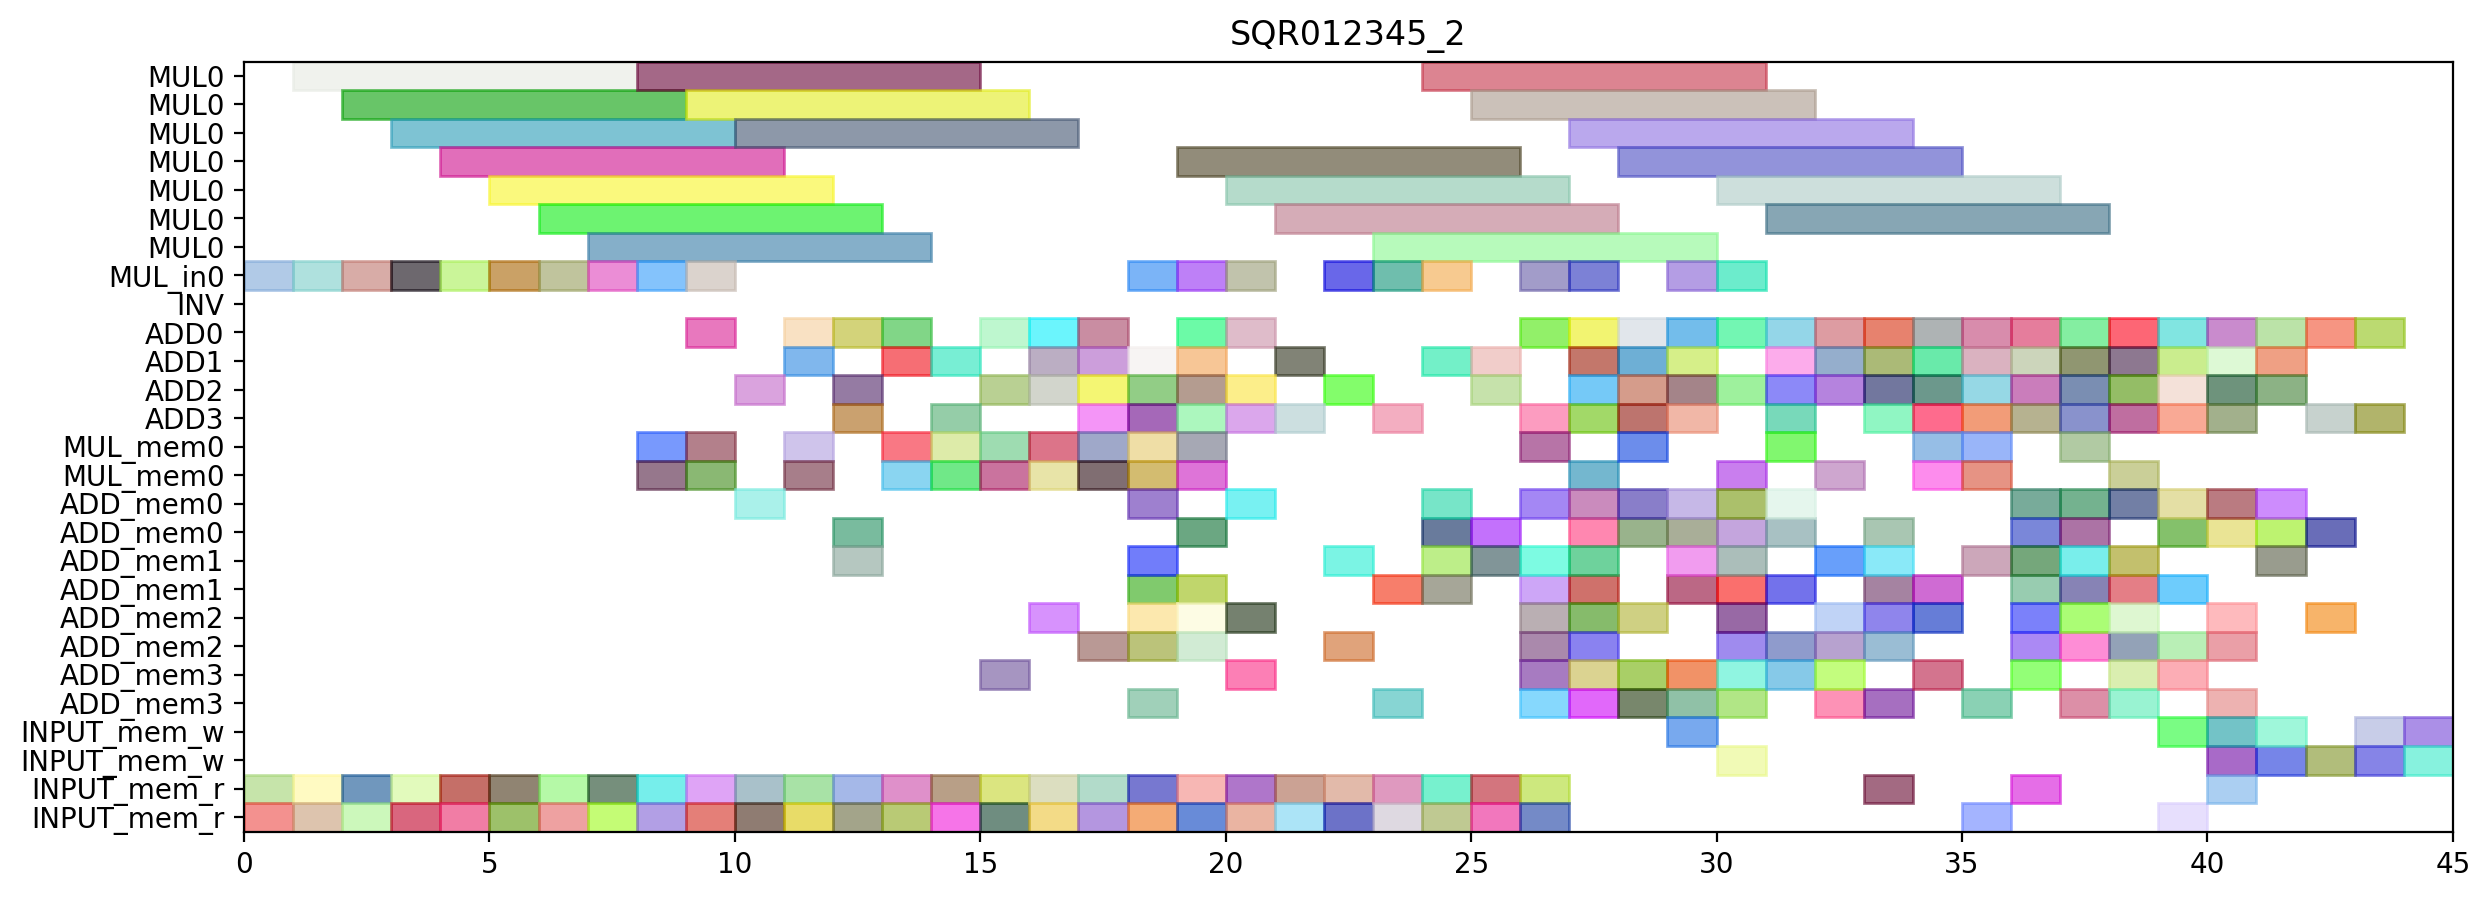

This figure's Python source:
from pyschedule import Scenario, solvers, plotters, alt


def solve():
	horizon = 130
	S = Scenario("SQR012345_2", horizon=horizon)

	# resource
	MUL = S.Resources('MUL', num=1, size=7)
	MUL_in = S.Resources('MUL_in', num=1)
	INV = S.Resource('INV')
	ADD = S.Resources('ADD', num=4, periods=range(1, horizon))
	MUL_mem = S.Resources('MUL_mem', num=1, size=2)
	ADD_mem = S.Resources('ADD_mem', num=4, size=2)
	INPUT_mem_w = S.Resource('INPUT_mem_w', size=2)
	INPUT_mem_r = S.Resource('INPUT_mem_r', size=2)

	# result of previous scheduling
	t7_t1_in = S.Task('t7_t1_in', length=1, delay_cost=1)
	S += t7_t1_in >= 0
	t7_t1_in += MUL_in[0]

	t7_t1_mem0 = S.Task('t7_t1_mem0', length=1, delay_cost=1)
	S += t7_t1_mem0 >= 0
	t7_t1_mem0 += INPUT_mem_r

	t7_t1_mem1 = S.Task('t7_t1_mem1', length=1, delay_cost=1)
	S += t7_t1_mem1 >= 0
	t7_t1_mem1 += INPUT_mem_r

	t7_t0_in = S.Task('t7_t0_in', length=1, delay_cost=1)
	S += t7_t0_in >= 1
	t7_t0_in += MUL_in[0]

	t7_t0_mem0 = S.Task('t7_t0_mem0', length=1, delay_cost=1)
	S += t7_t0_mem0 >= 1
	t7_t0_mem0 += INPUT_mem_r

	t7_t0_mem1 = S.Task('t7_t0_mem1', length=1, delay_cost=1)
	S += t7_t0_mem1 >= 1
	t7_t0_mem1 += INPUT_mem_r

	t7_t1 = S.Task('t7_t1', length=7, delay_cost=1)
	S += t7_t1 >= 1
	t7_t1 += MUL[0]

	t3_t1_in = S.Task('t3_t1_in', length=1, delay_cost=1)
	S += t3_t1_in >= 2
	t3_t1_in += MUL_in[0]

	t3_t1_mem0 = S.Task('t3_t1_mem0', length=1, delay_cost=1)
	S += t3_t1_mem0 >= 2
	t3_t1_mem0 += INPUT_mem_r

	t3_t1_mem1 = S.Task('t3_t1_mem1', length=1, delay_cost=1)
	S += t3_t1_mem1 >= 2
	t3_t1_mem1 += INPUT_mem_r

	t7_t0 = S.Task('t7_t0', length=7, delay_cost=1)
	S += t7_t0 >= 2
	t7_t0 += MUL[0]

	t3_t1 = S.Task('t3_t1', length=7, delay_cost=1)
	S += t3_t1 >= 3
	t3_t1 += MUL[0]

	t5_t1_in = S.Task('t5_t1_in', length=1, delay_cost=1)
	S += t5_t1_in >= 3
	t5_t1_in += MUL_in[0]

	t5_t1_mem0 = S.Task('t5_t1_mem0', length=1, delay_cost=1)
	S += t5_t1_mem0 >= 3
	t5_t1_mem0 += INPUT_mem_r

	t5_t1_mem1 = S.Task('t5_t1_mem1', length=1, delay_cost=1)
	S += t5_t1_mem1 >= 3
	t5_t1_mem1 += INPUT_mem_r

	t0_t3_in = S.Task('t0_t3_in', length=1, delay_cost=1)
	S += t0_t3_in >= 4
	t0_t3_in += MUL_in[0]

	t0_t3_mem0 = S.Task('t0_t3_mem0', length=1, delay_cost=1)
	S += t0_t3_mem0 >= 4
	t0_t3_mem0 += INPUT_mem_r

	t0_t3_mem1 = S.Task('t0_t3_mem1', length=1, delay_cost=1)
	S += t0_t3_mem1 >= 4
	t0_t3_mem1 += INPUT_mem_r

	t5_t1 = S.Task('t5_t1', length=7, delay_cost=1)
	S += t5_t1 >= 4
	t5_t1 += MUL[0]

	t0_t3 = S.Task('t0_t3', length=7, delay_cost=1)
	S += t0_t3 >= 5
	t0_t3 += MUL[0]

	t6_t0_in = S.Task('t6_t0_in', length=1, delay_cost=1)
	S += t6_t0_in >= 5
	t6_t0_in += MUL_in[0]

	t6_t0_mem0 = S.Task('t6_t0_mem0', length=1, delay_cost=1)
	S += t6_t0_mem0 >= 5
	t6_t0_mem0 += INPUT_mem_r

	t6_t0_mem1 = S.Task('t6_t0_mem1', length=1, delay_cost=1)
	S += t6_t0_mem1 >= 5
	t6_t0_mem1 += INPUT_mem_r

	t3_t0_in = S.Task('t3_t0_in', length=1, delay_cost=1)
	S += t3_t0_in >= 6
	t3_t0_in += MUL_in[0]

	t3_t0_mem0 = S.Task('t3_t0_mem0', length=1, delay_cost=1)
	S += t3_t0_mem0 >= 6
	t3_t0_mem0 += INPUT_mem_r

	t3_t0_mem1 = S.Task('t3_t0_mem1', length=1, delay_cost=1)
	S += t3_t0_mem1 >= 6
	t3_t0_mem1 += INPUT_mem_r

	t6_t0 = S.Task('t6_t0', length=7, delay_cost=1)
	S += t6_t0 >= 6
	t6_t0 += MUL[0]

	t3_t0 = S.Task('t3_t0', length=7, delay_cost=1)
	S += t3_t0 >= 7
	t3_t0 += MUL[0]

	t6_t1_in = S.Task('t6_t1_in', length=1, delay_cost=1)
	S += t6_t1_in >= 7
	t6_t1_in += MUL_in[0]

	t6_t1_mem0 = S.Task('t6_t1_mem0', length=1, delay_cost=1)
	S += t6_t1_mem0 >= 7
	t6_t1_mem0 += INPUT_mem_r

	t6_t1_mem1 = S.Task('t6_t1_mem1', length=1, delay_cost=1)
	S += t6_t1_mem1 >= 7
	t6_t1_mem1 += INPUT_mem_r

	t5_t0_in = S.Task('t5_t0_in', length=1, delay_cost=1)
	S += t5_t0_in >= 8
	t5_t0_in += MUL_in[0]

	t5_t0_mem0 = S.Task('t5_t0_mem0', length=1, delay_cost=1)
	S += t5_t0_mem0 >= 8
	t5_t0_mem0 += INPUT_mem_r

	t5_t0_mem1 = S.Task('t5_t0_mem1', length=1, delay_cost=1)
	S += t5_t0_mem1 >= 8
	t5_t0_mem1 += INPUT_mem_r

	t6_t1 = S.Task('t6_t1', length=7, delay_cost=1)
	S += t6_t1 >= 8
	t6_t1 += MUL[0]

	t70_mem0 = S.Task('t70_mem0', length=1, delay_cost=1)
	S += t70_mem0 >= 8
	t70_mem0 += MUL_mem[0]

	t70_mem1 = S.Task('t70_mem1', length=1, delay_cost=1)
	S += t70_mem1 >= 8
	t70_mem1 += MUL_mem[0]

	t4_t3_in = S.Task('t4_t3_in', length=1, delay_cost=1)
	S += t4_t3_in >= 9
	t4_t3_in += MUL_in[0]

	t4_t3_mem0 = S.Task('t4_t3_mem0', length=1, delay_cost=1)
	S += t4_t3_mem0 >= 9
	t4_t3_mem0 += INPUT_mem_r

	t4_t3_mem1 = S.Task('t4_t3_mem1', length=1, delay_cost=1)
	S += t4_t3_mem1 >= 9
	t4_t3_mem1 += INPUT_mem_r

	t5_t0 = S.Task('t5_t0', length=7, delay_cost=1)
	S += t5_t0 >= 9
	t5_t0 += MUL[0]

	t70 = S.Task('t70', length=1, delay_cost=1)
	S += t70 >= 9
	t70 += ADD[0]

	t7_t5_mem0 = S.Task('t7_t5_mem0', length=1, delay_cost=1)
	S += t7_t5_mem0 >= 9
	t7_t5_mem0 += MUL_mem[0]

	t7_t5_mem1 = S.Task('t7_t5_mem1', length=1, delay_cost=1)
	S += t7_t5_mem1 >= 9
	t7_t5_mem1 += MUL_mem[0]

	t260_mem0 = S.Task('t260_mem0', length=1, delay_cost=1)
	S += t260_mem0 >= 10
	t260_mem0 += ADD_mem[0]

	t4_t1_mem0 = S.Task('t4_t1_mem0', length=1, delay_cost=1)
	S += t4_t1_mem0 >= 10
	t4_t1_mem0 += INPUT_mem_r

	t4_t1_mem1 = S.Task('t4_t1_mem1', length=1, delay_cost=1)
	S += t4_t1_mem1 >= 10
	t4_t1_mem1 += INPUT_mem_r

	t4_t3 = S.Task('t4_t3', length=7, delay_cost=1)
	S += t4_t3 >= 10
	t4_t3 += MUL[0]

	t7_t5 = S.Task('t7_t5', length=1, delay_cost=1)
	S += t7_t5 >= 10
	t7_t5 += ADD[2]

	t01_mem0 = S.Task('t01_mem0', length=1, delay_cost=1)
	S += t01_mem0 >= 11
	t01_mem0 += MUL_mem[0]

	t0_t5_mem0 = S.Task('t0_t5_mem0', length=1, delay_cost=1)
	S += t0_t5_mem0 >= 11
	t0_t5_mem0 += MUL_mem[0]

	t260 = S.Task('t260', length=1, delay_cost=1)
	S += t260 >= 11
	t260 += ADD[1]

	t4_t1 = S.Task('t4_t1', length=1, delay_cost=1)
	S += t4_t1 >= 11
	t4_t1 += ADD[0]

	t6_t2_mem0 = S.Task('t6_t2_mem0', length=1, delay_cost=1)
	S += t6_t2_mem0 >= 11
	t6_t2_mem0 += INPUT_mem_r

	t6_t2_mem1 = S.Task('t6_t2_mem1', length=1, delay_cost=1)
	S += t6_t2_mem1 >= 11
	t6_t2_mem1 += INPUT_mem_r

	t01 = S.Task('t01', length=1, delay_cost=1)
	S += t01 >= 12
	t01 += ADD[2]

	t0_t5 = S.Task('t0_t5', length=1, delay_cost=1)
	S += t0_t5 >= 12
	t0_t5 += ADD[3]

	t270_mem0 = S.Task('t270_mem0', length=1, delay_cost=1)
	S += t270_mem0 >= 12
	t270_mem0 += ADD_mem[1]

	t270_mem1 = S.Task('t270_mem1', length=1, delay_cost=1)
	S += t270_mem1 >= 12
	t270_mem1 += ADD_mem[0]

	t3_t3_mem0 = S.Task('t3_t3_mem0', length=1, delay_cost=1)
	S += t3_t3_mem0 >= 12
	t3_t3_mem0 += INPUT_mem_r

	t3_t3_mem1 = S.Task('t3_t3_mem1', length=1, delay_cost=1)
	S += t3_t3_mem1 >= 12
	t3_t3_mem1 += INPUT_mem_r

	t6_t2 = S.Task('t6_t2', length=1, delay_cost=1)
	S += t6_t2 >= 12
	t6_t2 += ADD[0]

	t0_t0_mem0 = S.Task('t0_t0_mem0', length=1, delay_cost=1)
	S += t0_t0_mem0 >= 13
	t0_t0_mem0 += INPUT_mem_r

	t0_t0_mem1 = S.Task('t0_t0_mem1', length=1, delay_cost=1)
	S += t0_t0_mem1 >= 13
	t0_t0_mem1 += INPUT_mem_r

	t270 = S.Task('t270', length=1, delay_cost=1)
	S += t270 >= 13
	t270 += ADD[0]

	t30_mem0 = S.Task('t30_mem0', length=1, delay_cost=1)
	S += t30_mem0 >= 13
	t30_mem0 += MUL_mem[0]

	t30_mem1 = S.Task('t30_mem1', length=1, delay_cost=1)
	S += t30_mem1 >= 13
	t30_mem1 += MUL_mem[0]

	t3_t3 = S.Task('t3_t3', length=1, delay_cost=1)
	S += t3_t3 >= 13
	t3_t3 += ADD[1]

	t0_t0 = S.Task('t0_t0', length=1, delay_cost=1)
	S += t0_t0 >= 14
	t0_t0 += ADD[1]

	t30 = S.Task('t30', length=1, delay_cost=1)
	S += t30 >= 14
	t30 += ADD[3]

	t5_t2_mem0 = S.Task('t5_t2_mem0', length=1, delay_cost=1)
	S += t5_t2_mem0 >= 14
	t5_t2_mem0 += INPUT_mem_r

	t5_t2_mem1 = S.Task('t5_t2_mem1', length=1, delay_cost=1)
	S += t5_t2_mem1 >= 14
	t5_t2_mem1 += INPUT_mem_r

	t60_mem0 = S.Task('t60_mem0', length=1, delay_cost=1)
	S += t60_mem0 >= 14
	t60_mem0 += MUL_mem[0]

	t60_mem1 = S.Task('t60_mem1', length=1, delay_cost=1)
	S += t60_mem1 >= 14
	t60_mem1 += MUL_mem[0]

	t110_mem0 = S.Task('t110_mem0', length=1, delay_cost=1)
	S += t110_mem0 >= 15
	t110_mem0 += ADD_mem[3]

	t11_mem0 = S.Task('t11_mem0', length=1, delay_cost=1)
	S += t11_mem0 >= 15
	t11_mem0 += INPUT_mem_r

	t11_mem1 = S.Task('t11_mem1', length=1, delay_cost=1)
	S += t11_mem1 >= 15
	t11_mem1 += INPUT_mem_r

	t50_mem0 = S.Task('t50_mem0', length=1, delay_cost=1)
	S += t50_mem0 >= 15
	t50_mem0 += MUL_mem[0]

	t50_mem1 = S.Task('t50_mem1', length=1, delay_cost=1)
	S += t50_mem1 >= 15
	t50_mem1 += MUL_mem[0]

	t5_t2 = S.Task('t5_t2', length=1, delay_cost=1)
	S += t5_t2 >= 15
	t5_t2 += ADD[0]

	t60 = S.Task('t60', length=1, delay_cost=1)
	S += t60 >= 15
	t60 += ADD[2]

	t10_mem0 = S.Task('t10_mem0', length=1, delay_cost=1)
	S += t10_mem0 >= 16
	t10_mem0 += INPUT_mem_r

	t10_mem1 = S.Task('t10_mem1', length=1, delay_cost=1)
	S += t10_mem1 >= 16
	t10_mem1 += INPUT_mem_r

	t11 = S.Task('t11', length=1, delay_cost=1)
	S += t11 >= 16
	t11 += ADD[0]

	t110 = S.Task('t110', length=1, delay_cost=1)
	S += t110 >= 16
	t110 += ADD[1]

	t220_mem0 = S.Task('t220_mem0', length=1, delay_cost=1)
	S += t220_mem0 >= 16
	t220_mem0 += ADD_mem[2]

	t41_mem0 = S.Task('t41_mem0', length=1, delay_cost=1)
	S += t41_mem0 >= 16
	t41_mem0 += MUL_mem[0]

	t4_t5_mem0 = S.Task('t4_t5_mem0', length=1, delay_cost=1)
	S += t4_t5_mem0 >= 16
	t4_t5_mem0 += MUL_mem[0]

	t50 = S.Task('t50', length=1, delay_cost=1)
	S += t50 >= 16
	t50 += ADD[2]

	t10 = S.Task('t10', length=1, delay_cost=1)
	S += t10 >= 17
	t10 += ADD[1]

	t220 = S.Task('t220', length=1, delay_cost=1)
	S += t220 >= 17
	t220 += ADD[0]

	t290_mem0 = S.Task('t290_mem0', length=1, delay_cost=1)
	S += t290_mem0 >= 17
	t290_mem0 += ADD_mem[2]

	t3_t2_mem0 = S.Task('t3_t2_mem0', length=1, delay_cost=1)
	S += t3_t2_mem0 >= 17
	t3_t2_mem0 += INPUT_mem_r

	t3_t2_mem1 = S.Task('t3_t2_mem1', length=1, delay_cost=1)
	S += t3_t2_mem1 >= 17
	t3_t2_mem1 += INPUT_mem_r

	t3_t5_mem0 = S.Task('t3_t5_mem0', length=1, delay_cost=1)
	S += t3_t5_mem0 >= 17
	t3_t5_mem0 += MUL_mem[0]

	t3_t5_mem1 = S.Task('t3_t5_mem1', length=1, delay_cost=1)
	S += t3_t5_mem1 >= 17
	t3_t5_mem1 += MUL_mem[0]

	t41 = S.Task('t41', length=1, delay_cost=1)
	S += t41 >= 17
	t41 += ADD[3]

	t4_t5 = S.Task('t4_t5', length=1, delay_cost=1)
	S += t4_t5 >= 17
	t4_t5 += ADD[2]

	t151_mem0 = S.Task('t151_mem0', length=1, delay_cost=1)
	S += t151_mem0 >= 18
	t151_mem0 += ADD_mem[2]

	t151_mem1 = S.Task('t151_mem1', length=1, delay_cost=1)
	S += t151_mem1 >= 18
	t151_mem1 += ADD_mem[3]

	t230_mem0 = S.Task('t230_mem0', length=1, delay_cost=1)
	S += t230_mem0 >= 18
	t230_mem0 += ADD_mem[0]

	t230_mem1 = S.Task('t230_mem1', length=1, delay_cost=1)
	S += t230_mem1 >= 18
	t230_mem1 += ADD_mem[2]

	t290 = S.Task('t290', length=1, delay_cost=1)
	S += t290 >= 18
	t290 += ADD[2]

	t3_t2 = S.Task('t3_t2', length=1, delay_cost=1)
	S += t3_t2 >= 18
	t3_t2 += ADD[1]

	t3_t4_in = S.Task('t3_t4_in', length=1, delay_cost=1)
	S += t3_t4_in >= 18
	t3_t4_in += MUL_in[0]

	t3_t4_mem0 = S.Task('t3_t4_mem0', length=1, delay_cost=1)
	S += t3_t4_mem0 >= 18
	t3_t4_mem0 += ADD_mem[1]

	t3_t4_mem1 = S.Task('t3_t4_mem1', length=1, delay_cost=1)
	S += t3_t4_mem1 >= 18
	t3_t4_mem1 += ADD_mem[1]

	t3_t5 = S.Task('t3_t5', length=1, delay_cost=1)
	S += t3_t5 >= 18
	t3_t5 += ADD[3]

	t4_t0_mem0 = S.Task('t4_t0_mem0', length=1, delay_cost=1)
	S += t4_t0_mem0 >= 18
	t4_t0_mem0 += INPUT_mem_r

	t4_t0_mem1 = S.Task('t4_t0_mem1', length=1, delay_cost=1)
	S += t4_t0_mem1 >= 18
	t4_t0_mem1 += INPUT_mem_r

	t6_t5_mem0 = S.Task('t6_t5_mem0', length=1, delay_cost=1)
	S += t6_t5_mem0 >= 18
	t6_t5_mem0 += MUL_mem[0]

	t6_t5_mem1 = S.Task('t6_t5_mem1', length=1, delay_cost=1)
	S += t6_t5_mem1 >= 18
	t6_t5_mem1 += MUL_mem[0]

	t151 = S.Task('t151', length=1, delay_cost=1)
	S += t151 >= 19
	t151 += ADD[3]

	t230 = S.Task('t230', length=1, delay_cost=1)
	S += t230 >= 19
	t230 += ADD[0]

	t300_mem0 = S.Task('t300_mem0', length=1, delay_cost=1)
	S += t300_mem0 >= 19
	t300_mem0 += ADD_mem[2]

	t300_mem1 = S.Task('t300_mem1', length=1, delay_cost=1)
	S += t300_mem1 >= 19
	t300_mem1 += ADD_mem[2]

	t3_t4 = S.Task('t3_t4', length=7, delay_cost=1)
	S += t3_t4 >= 19
	t3_t4 += MUL[0]

	t4_t0 = S.Task('t4_t0', length=1, delay_cost=1)
	S += t4_t0 >= 19
	t4_t0 += ADD[1]

	t4_t2_in = S.Task('t4_t2_in', length=1, delay_cost=1)
	S += t4_t2_in >= 19
	t4_t2_in += MUL_in[0]

	t4_t2_mem0 = S.Task('t4_t2_mem0', length=1, delay_cost=1)
	S += t4_t2_mem0 >= 19
	t4_t2_mem0 += ADD_mem[1]

	t4_t2_mem1 = S.Task('t4_t2_mem1', length=1, delay_cost=1)
	S += t4_t2_mem1 >= 19
	t4_t2_mem1 += ADD_mem[0]

	t5_t3_mem0 = S.Task('t5_t3_mem0', length=1, delay_cost=1)
	S += t5_t3_mem0 >= 19
	t5_t3_mem0 += INPUT_mem_r

	t5_t3_mem1 = S.Task('t5_t3_mem1', length=1, delay_cost=1)
	S += t5_t3_mem1 >= 19
	t5_t3_mem1 += INPUT_mem_r

	t5_t5_mem0 = S.Task('t5_t5_mem0', length=1, delay_cost=1)
	S += t5_t5_mem0 >= 19
	t5_t5_mem0 += MUL_mem[0]

	t5_t5_mem1 = S.Task('t5_t5_mem1', length=1, delay_cost=1)
	S += t5_t5_mem1 >= 19
	t5_t5_mem1 += MUL_mem[0]

	t6_t5 = S.Task('t6_t5', length=1, delay_cost=1)
	S += t6_t5 >= 19
	t6_t5 += ADD[2]

	t161_mem0 = S.Task('t161_mem0', length=1, delay_cost=1)
	S += t161_mem0 >= 20
	t161_mem0 += ADD_mem[3]

	t300 = S.Task('t300', length=1, delay_cost=1)
	S += t300 >= 20
	t300 += ADD[3]

	t4_t2 = S.Task('t4_t2', length=7, delay_cost=1)
	S += t4_t2 >= 20
	t4_t2 += MUL[0]

	t5_t3 = S.Task('t5_t3', length=1, delay_cost=1)
	S += t5_t3 >= 20
	t5_t3 += ADD[2]

	t5_t4_in = S.Task('t5_t4_in', length=1, delay_cost=1)
	S += t5_t4_in >= 20
	t5_t4_in += MUL_in[0]

	t5_t4_mem0 = S.Task('t5_t4_mem0', length=1, delay_cost=1)
	S += t5_t4_mem0 >= 20
	t5_t4_mem0 += ADD_mem[0]

	t5_t4_mem1 = S.Task('t5_t4_mem1', length=1, delay_cost=1)
	S += t5_t4_mem1 >= 20
	t5_t4_mem1 += ADD_mem[2]

	t5_t5 = S.Task('t5_t5', length=1, delay_cost=1)
	S += t5_t5 >= 20
	t5_t5 += ADD[0]

	t7_t3_mem0 = S.Task('t7_t3_mem0', length=1, delay_cost=1)
	S += t7_t3_mem0 >= 20
	t7_t3_mem0 += INPUT_mem_r

	t7_t3_mem1 = S.Task('t7_t3_mem1', length=1, delay_cost=1)
	S += t7_t3_mem1 >= 20
	t7_t3_mem1 += INPUT_mem_r

	t161 = S.Task('t161', length=1, delay_cost=1)
	S += t161 >= 21
	t161 += ADD[3]

	t5_t4 = S.Task('t5_t4', length=7, delay_cost=1)
	S += t5_t4 >= 21
	t5_t4 += MUL[0]

	t7_t2_mem0 = S.Task('t7_t2_mem0', length=1, delay_cost=1)
	S += t7_t2_mem0 >= 21
	t7_t2_mem0 += INPUT_mem_r

	t7_t2_mem1 = S.Task('t7_t2_mem1', length=1, delay_cost=1)
	S += t7_t2_mem1 >= 21
	t7_t2_mem1 += INPUT_mem_r

	t7_t3 = S.Task('t7_t3', length=1, delay_cost=1)
	S += t7_t3 >= 21
	t7_t3 += ADD[1]

	t0_t1_mem0 = S.Task('t0_t1_mem0', length=1, delay_cost=1)
	S += t0_t1_mem0 >= 22
	t0_t1_mem0 += INPUT_mem_r

	t0_t1_mem1 = S.Task('t0_t1_mem1', length=1, delay_cost=1)
	S += t0_t1_mem1 >= 22
	t0_t1_mem1 += INPUT_mem_r

	t7_t2 = S.Task('t7_t2', length=1, delay_cost=1)
	S += t7_t2 >= 22
	t7_t2 += ADD[2]

	t7_t4_in = S.Task('t7_t4_in', length=1, delay_cost=1)
	S += t7_t4_in >= 22
	t7_t4_in += MUL_in[0]

	t7_t4_mem0 = S.Task('t7_t4_mem0', length=1, delay_cost=1)
	S += t7_t4_mem0 >= 22
	t7_t4_mem0 += ADD_mem[2]

	t7_t4_mem1 = S.Task('t7_t4_mem1', length=1, delay_cost=1)
	S += t7_t4_mem1 >= 22
	t7_t4_mem1 += ADD_mem[1]

	t0_t1 = S.Task('t0_t1', length=1, delay_cost=1)
	S += t0_t1 >= 23
	t0_t1 += ADD[3]

	t0_t2_in = S.Task('t0_t2_in', length=1, delay_cost=1)
	S += t0_t2_in >= 23
	t0_t2_in += MUL_in[0]

	t0_t2_mem0 = S.Task('t0_t2_mem0', length=1, delay_cost=1)
	S += t0_t2_mem0 >= 23
	t0_t2_mem0 += ADD_mem[1]

	t0_t2_mem1 = S.Task('t0_t2_mem1', length=1, delay_cost=1)
	S += t0_t2_mem1 >= 23
	t0_t2_mem1 += ADD_mem[3]

	t6_t3_mem0 = S.Task('t6_t3_mem0', length=1, delay_cost=1)
	S += t6_t3_mem0 >= 23
	t6_t3_mem0 += INPUT_mem_r

	t6_t3_mem1 = S.Task('t6_t3_mem1', length=1, delay_cost=1)
	S += t6_t3_mem1 >= 23
	t6_t3_mem1 += INPUT_mem_r

	t7_t4 = S.Task('t7_t4', length=7, delay_cost=1)
	S += t7_t4 >= 23
	t7_t4 += MUL[0]

	t0_t2 = S.Task('t0_t2', length=7, delay_cost=1)
	S += t0_t2 >= 24
	t0_t2 += MUL[0]

	t6_t3 = S.Task('t6_t3', length=1, delay_cost=1)
	S += t6_t3 >= 24
	t6_t3 += ADD[1]

	t6_t4_in = S.Task('t6_t4_in', length=1, delay_cost=1)
	S += t6_t4_in >= 24
	t6_t4_in += MUL_in[0]

	t6_t4_mem0 = S.Task('t6_t4_mem0', length=1, delay_cost=1)
	S += t6_t4_mem0 >= 24
	t6_t4_mem0 += ADD_mem[0]

	t6_t4_mem1 = S.Task('t6_t4_mem1', length=1, delay_cost=1)
	S += t6_t4_mem1 >= 24
	t6_t4_mem1 += ADD_mem[1]

	t80_mem0 = S.Task('t80_mem0', length=1, delay_cost=1)
	S += t80_mem0 >= 24
	t80_mem0 += ADD_mem[1]

	t80_mem1 = S.Task('t80_mem1', length=1, delay_cost=1)
	S += t80_mem1 >= 24
	t80_mem1 += INPUT_mem_r

	t81_mem0 = S.Task('t81_mem0', length=1, delay_cost=1)
	S += t81_mem0 >= 24
	t81_mem0 += ADD_mem[0]

	t81_mem1 = S.Task('t81_mem1', length=1, delay_cost=1)
	S += t81_mem1 >= 24
	t81_mem1 += INPUT_mem_r

	t20_mem0 = S.Task('t20_mem0', length=1, delay_cost=1)
	S += t20_mem0 >= 25
	t20_mem0 += ADD_mem[1]

	t20_mem1 = S.Task('t20_mem1', length=1, delay_cost=1)
	S += t20_mem1 >= 25
	t20_mem1 += INPUT_mem_r

	t21_mem0 = S.Task('t21_mem0', length=1, delay_cost=1)
	S += t21_mem0 >= 25
	t21_mem0 += ADD_mem[0]

	t21_mem1 = S.Task('t21_mem1', length=1, delay_cost=1)
	S += t21_mem1 >= 25
	t21_mem1 += INPUT_mem_r

	t6_t4 = S.Task('t6_t4', length=7, delay_cost=1)
	S += t6_t4 >= 25
	t6_t4 += MUL[0]

	t80 = S.Task('t80', length=1, delay_cost=1)
	S += t80 >= 25
	t80 += ADD[1]

	t81 = S.Task('t81', length=1, delay_cost=1)
	S += t81 >= 25
	t81 += ADD[2]

	t20 = S.Task('t20', length=1, delay_cost=1)
	S += t20 >= 26
	t20 += ADD[3]

	t21 = S.Task('t21', length=1, delay_cost=1)
	S += t21 >= 26
	t21 += ADD[0]

	t280_mem0 = S.Task('t280_mem0', length=1, delay_cost=1)
	S += t280_mem0 >= 26
	t280_mem0 += ADD_mem[0]

	t280_mem1 = S.Task('t280_mem1', length=1, delay_cost=1)
	S += t280_mem1 >= 26
	t280_mem1 += INPUT_mem_r

	t310_mem0 = S.Task('t310_mem0', length=1, delay_cost=1)
	S += t310_mem0 >= 26
	t310_mem0 += ADD_mem[3]

	t310_mem1 = S.Task('t310_mem1', length=1, delay_cost=1)
	S += t310_mem1 >= 26
	t310_mem1 += INPUT_mem_r

	t31_mem0 = S.Task('t31_mem0', length=1, delay_cost=1)
	S += t31_mem0 >= 26
	t31_mem0 += MUL_mem[0]

	t31_mem1 = S.Task('t31_mem1', length=1, delay_cost=1)
	S += t31_mem1 >= 26
	t31_mem1 += ADD_mem[3]

	t9_t0_mem0 = S.Task('t9_t0_mem0', length=1, delay_cost=1)
	S += t9_t0_mem0 >= 26
	t9_t0_mem0 += ADD_mem[1]

	t9_t0_mem1 = S.Task('t9_t0_mem1', length=1, delay_cost=1)
	S += t9_t0_mem1 >= 26
	t9_t0_mem1 += ADD_mem[2]

	t9_t3_in = S.Task('t9_t3_in', length=1, delay_cost=1)
	S += t9_t3_in >= 26
	t9_t3_in += MUL_in[0]

	t9_t3_mem0 = S.Task('t9_t3_mem0', length=1, delay_cost=1)
	S += t9_t3_mem0 >= 26
	t9_t3_mem0 += ADD_mem[1]

	t9_t3_mem1 = S.Task('t9_t3_mem1', length=1, delay_cost=1)
	S += t9_t3_mem1 >= 26
	t9_t3_mem1 += ADD_mem[2]

	t10_t1_mem0 = S.Task('t10_t1_mem0', length=1, delay_cost=1)
	S += t10_t1_mem0 >= 27
	t10_t1_mem0 += ADD_mem[3]

	t10_t1_mem1 = S.Task('t10_t1_mem1', length=1, delay_cost=1)
	S += t10_t1_mem1 >= 27
	t10_t1_mem1 += ADD_mem[0]

	t10_t3_in = S.Task('t10_t3_in', length=1, delay_cost=1)
	S += t10_t3_in >= 27
	t10_t3_in += MUL_in[0]

	t10_t3_mem0 = S.Task('t10_t3_mem0', length=1, delay_cost=1)
	S += t10_t3_mem0 >= 27
	t10_t3_mem0 += ADD_mem[3]

	t10_t3_mem1 = S.Task('t10_t3_mem1', length=1, delay_cost=1)
	S += t10_t3_mem1 >= 27
	t10_t3_mem1 += ADD_mem[0]

	t280 = S.Task('t280', length=1, delay_cost=1)
	S += t280 >= 27
	t280 += ADD[1]

	t31 = S.Task('t31', length=1, delay_cost=1)
	S += t31 >= 27
	t31 += ADD[3]

	t310 = S.Task('t310', length=1, delay_cost=1)
	S += t310 >= 27
	t310 += ADD[2]

	t40_mem0 = S.Task('t40_mem0', length=1, delay_cost=1)
	S += t40_mem0 >= 27
	t40_mem0 += MUL_mem[0]

	t40_mem1 = S.Task('t40_mem1', length=1, delay_cost=1)
	S += t40_mem1 >= 27
	t40_mem1 += ADD_mem[2]

	t9_t0 = S.Task('t9_t0', length=1, delay_cost=1)
	S += t9_t0 >= 27
	t9_t0 += ADD[0]

	t9_t1_mem0 = S.Task('t9_t1_mem0', length=1, delay_cost=1)
	S += t9_t1_mem0 >= 27
	t9_t1_mem0 += ADD_mem[1]

	t9_t1_mem1 = S.Task('t9_t1_mem1', length=1, delay_cost=1)
	S += t9_t1_mem1 >= 27
	t9_t1_mem1 += ADD_mem[2]

	t9_t3 = S.Task('t9_t3', length=7, delay_cost=1)
	S += t9_t3 >= 27
	t9_t3 += MUL[0]

	t10_t0_mem0 = S.Task('t10_t0_mem0', length=1, delay_cost=1)
	S += t10_t0_mem0 >= 28
	t10_t0_mem0 += ADD_mem[3]

	t10_t0_mem1 = S.Task('t10_t0_mem1', length=1, delay_cost=1)
	S += t10_t0_mem1 >= 28
	t10_t0_mem1 += ADD_mem[0]

	t10_t1 = S.Task('t10_t1', length=1, delay_cost=1)
	S += t10_t1 >= 28
	t10_t1 += ADD[3]

	t10_t3 = S.Task('t10_t3', length=7, delay_cost=1)
	S += t10_t3 >= 28
	t10_t3 += MUL[0]

	t111_mem0 = S.Task('t111_mem0', length=1, delay_cost=1)
	S += t111_mem0 >= 28
	t111_mem0 += ADD_mem[3]

	t40 = S.Task('t40', length=1, delay_cost=1)
	S += t40 >= 28
	t40 += ADD[1]

	t51_mem0 = S.Task('t51_mem0', length=1, delay_cost=1)
	S += t51_mem0 >= 28
	t51_mem0 += MUL_mem[0]

	t51_mem1 = S.Task('t51_mem1', length=1, delay_cost=1)
	S += t51_mem1 >= 28
	t51_mem1 += ADD_mem[0]

	t9_t1 = S.Task('t9_t1', length=1, delay_cost=1)
	S += t9_t1 >= 28
	t9_t1 += ADD[0]

	t10_t0 = S.Task('t10_t0', length=1, delay_cost=1)
	S += t10_t0 >= 29
	t10_t0 += ADD[2]

	t111 = S.Task('t111', length=1, delay_cost=1)
	S += t111 >= 29
	t111 += ADD[0]

	t180_mem0 = S.Task('t180_mem0', length=1, delay_cost=1)
	S += t180_mem0 >= 29
	t180_mem0 += ADD_mem[1]

	t180_mem1 = S.Task('t180_mem1', length=1, delay_cost=1)
	S += t180_mem1 >= 29
	t180_mem1 += ADD_mem[3]

	t181_mem0 = S.Task('t181_mem0', length=1, delay_cost=1)
	S += t181_mem0 >= 29
	t181_mem0 += ADD_mem[3]

	t181_mem1 = S.Task('t181_mem1', length=1, delay_cost=1)
	S += t181_mem1 >= 29
	t181_mem1 += ADD_mem[1]

	t51 = S.Task('t51', length=1, delay_cost=1)
	S += t51 >= 29
	t51 += ADD[3]

	t9_t2_in = S.Task('t9_t2_in', length=1, delay_cost=1)
	S += t9_t2_in >= 29
	t9_t2_in += MUL_in[0]

	t9_t2_mem0 = S.Task('t9_t2_mem0', length=1, delay_cost=1)
	S += t9_t2_mem0 >= 29
	t9_t2_mem0 += ADD_mem[0]

	t9_t2_mem1 = S.Task('t9_t2_mem1', length=1, delay_cost=1)
	S += t9_t2_mem1 >= 29
	t9_t2_mem1 += ADD_mem[0]

	t10_t2_in = S.Task('t10_t2_in', length=1, delay_cost=1)
	S += t10_t2_in >= 30
	t10_t2_in += MUL_in[0]

	t10_t2_mem0 = S.Task('t10_t2_mem0', length=1, delay_cost=1)
	S += t10_t2_mem0 >= 30
	t10_t2_mem0 += ADD_mem[2]

	t10_t2_mem1 = S.Task('t10_t2_mem1', length=1, delay_cost=1)
	S += t10_t2_mem1 >= 30
	t10_t2_mem1 += ADD_mem[3]

	t120_mem0 = S.Task('t120_mem0', length=1, delay_cost=1)
	S += t120_mem0 >= 30
	t120_mem0 += ADD_mem[1]

	t120_mem1 = S.Task('t120_mem1', length=1, delay_cost=1)
	S += t120_mem1 >= 30
	t120_mem1 += ADD_mem[0]

	t121_mem0 = S.Task('t121_mem0', length=1, delay_cost=1)
	S += t121_mem0 >= 30
	t121_mem0 += ADD_mem[0]

	t121_mem1 = S.Task('t121_mem1', length=1, delay_cost=1)
	S += t121_mem1 >= 30
	t121_mem1 += ADD_mem[1]

	t180 = S.Task('t180', length=1, delay_cost=1)
	S += t180 >= 30
	t180 += ADD[0]

	t181 = S.Task('t181', length=1, delay_cost=1)
	S += t181 >= 30
	t181 += ADD[2]

	t291_mem0 = S.Task('t291_mem0', length=1, delay_cost=1)
	S += t291_mem0 >= 30
	t291_mem0 += ADD_mem[3]

	t71_mem0 = S.Task('t71_mem0', length=1, delay_cost=1)
	S += t71_mem0 >= 30
	t71_mem0 += MUL_mem[0]

	t71_mem1 = S.Task('t71_mem1', length=1, delay_cost=1)
	S += t71_mem1 >= 30
	t71_mem1 += ADD_mem[2]

	t9_t2 = S.Task('t9_t2', length=7, delay_cost=1)
	S += t9_t2 >= 30
	t9_t2 += MUL[0]

	t00_mem0 = S.Task('t00_mem0', length=1, delay_cost=1)
	S += t00_mem0 >= 31
	t00_mem0 += MUL_mem[0]

	t00_mem1 = S.Task('t00_mem1', length=1, delay_cost=1)
	S += t00_mem1 >= 31
	t00_mem1 += ADD_mem[3]

	t10_t2 = S.Task('t10_t2', length=7, delay_cost=1)
	S += t10_t2 >= 31
	t10_t2 += MUL[0]

	t120 = S.Task('t120', length=1, delay_cost=1)
	S += t120 >= 31
	t120 += ADD[1]

	t121 = S.Task('t121', length=1, delay_cost=1)
	S += t121 >= 31
	t121 += ADD[0]

	t190_mem0 = S.Task('t190_mem0', length=1, delay_cost=1)
	S += t190_mem0 >= 31
	t190_mem0 += ADD_mem[0]

	t190_mem1 = S.Task('t190_mem1', length=1, delay_cost=1)
	S += t190_mem1 >= 31
	t190_mem1 += ADD_mem[1]

	t191_mem0 = S.Task('t191_mem0', length=1, delay_cost=1)
	S += t191_mem0 >= 31
	t191_mem0 += ADD_mem[2]

	t191_mem1 = S.Task('t191_mem1', length=1, delay_cost=1)
	S += t191_mem1 >= 31
	t191_mem1 += ADD_mem[0]

	t291 = S.Task('t291', length=1, delay_cost=1)
	S += t291 >= 31
	t291 += ADD[2]

	t71 = S.Task('t71', length=1, delay_cost=1)
	S += t71 >= 31
	t71 += ADD[3]

	t00 = S.Task('t00', length=1, delay_cost=1)
	S += t00 >= 32
	t00 += ADD[2]

	t190 = S.Task('t190', length=1, delay_cost=1)
	S += t190 >= 32
	t190 += ADD[1]

	t191 = S.Task('t191', length=1, delay_cost=1)
	S += t191 >= 32
	t191 += ADD[0]

	t261_mem0 = S.Task('t261_mem0', length=1, delay_cost=1)
	S += t261_mem0 >= 32
	t261_mem0 += ADD_mem[3]

	t301_mem0 = S.Task('t301_mem0', length=1, delay_cost=1)
	S += t301_mem0 >= 32
	t301_mem0 += ADD_mem[2]

	t301_mem1 = S.Task('t301_mem1', length=1, delay_cost=1)
	S += t301_mem1 >= 32
	t301_mem1 += ADD_mem[3]

	t61_mem0 = S.Task('t61_mem0', length=1, delay_cost=1)
	S += t61_mem0 >= 32
	t61_mem0 += MUL_mem[0]

	t61_mem1 = S.Task('t61_mem1', length=1, delay_cost=1)
	S += t61_mem1 >= 32
	t61_mem1 += ADD_mem[2]

	t150_mem0 = S.Task('t150_mem0', length=1, delay_cost=1)
	S += t150_mem0 >= 33
	t150_mem0 += ADD_mem[2]

	t150_mem1 = S.Task('t150_mem1', length=1, delay_cost=1)
	S += t150_mem1 >= 33
	t150_mem1 += ADD_mem[1]

	t261 = S.Task('t261', length=1, delay_cost=1)
	S += t261 >= 33
	t261 += ADD[1]

	t301 = S.Task('t301', length=1, delay_cost=1)
	S += t301 >= 33
	t301 += ADD[3]

	t61 = S.Task('t61', length=1, delay_cost=1)
	S += t61 >= 33
	t61 += ADD[2]

	t150 = S.Task('t150', length=1, delay_cost=1)
	S += t150 >= 34
	t150 += ADD[3]

	t221_mem0 = S.Task('t221_mem0', length=1, delay_cost=1)
	S += t221_mem0 >= 34
	t221_mem0 += ADD_mem[2]

	t271_mem0 = S.Task('t271_mem0', length=1, delay_cost=1)
	S += t271_mem0 >= 34
	t271_mem0 += ADD_mem[1]

	t271_mem1 = S.Task('t271_mem1', length=1, delay_cost=1)
	S += t271_mem1 >= 34
	t271_mem1 += ADD_mem[3]

	t91_mem0 = S.Task('t91_mem0', length=1, delay_cost=1)
	S += t91_mem0 >= 34
	t91_mem0 += MUL_mem[0]

	t9_t5_mem0 = S.Task('t9_t5_mem0', length=1, delay_cost=1)
	S += t9_t5_mem0 >= 34
	t9_t5_mem0 += MUL_mem[0]

	t101_mem0 = S.Task('t101_mem0', length=1, delay_cost=1)
	S += t101_mem0 >= 35
	t101_mem0 += MUL_mem[0]

	t10_t5_mem0 = S.Task('t10_t5_mem0', length=1, delay_cost=1)
	S += t10_t5_mem0 >= 35
	t10_t5_mem0 += MUL_mem[0]

	t160_mem0 = S.Task('t160_mem0', length=1, delay_cost=1)
	S += t160_mem0 >= 35
	t160_mem0 += ADD_mem[3]

	t221 = S.Task('t221', length=1, delay_cost=1)
	S += t221 >= 35
	t221 += ADD[2]

	t271 = S.Task('t271', length=1, delay_cost=1)
	S += t271 >= 35
	t271 += ADD[0]

	t91 = S.Task('t91', length=1, delay_cost=1)
	S += t91 >= 35
	t91 += ADD[1]

	t9_t5 = S.Task('t9_t5', length=1, delay_cost=1)
	S += t9_t5 >= 35
	t9_t5 += ADD[3]

	t101 = S.Task('t101', length=1, delay_cost=1)
	S += t101 >= 36
	t101 += ADD[2]

	t10_t5 = S.Task('t10_t5', length=1, delay_cost=1)
	S += t10_t5 >= 36
	t10_t5 += ADD[0]

	t160 = S.Task('t160', length=1, delay_cost=1)
	S += t160 >= 36
	t160 += ADD[3]

	t171_mem0 = S.Task('t171_mem0', length=1, delay_cost=1)
	S += t171_mem0 >= 36
	t171_mem0 += ADD_mem[1]

	t171_mem1 = S.Task('t171_mem1', length=1, delay_cost=1)
	S += t171_mem1 >= 36
	t171_mem1 += ADD_mem[3]

	t231_mem0 = S.Task('t231_mem0', length=1, delay_cost=1)
	S += t231_mem0 >= 36
	t231_mem0 += ADD_mem[2]

	t231_mem1 = S.Task('t231_mem1', length=1, delay_cost=1)
	S += t231_mem1 >= 36
	t231_mem1 += ADD_mem[2]

	t171 = S.Task('t171', length=1, delay_cost=1)
	S += t171 >= 37
	t171 += ADD[1]

	t231 = S.Task('t231', length=1, delay_cost=1)
	S += t231 >= 37
	t231 += ADD[2]

	t90_mem0 = S.Task('t90_mem0', length=1, delay_cost=1)
	S += t90_mem0 >= 37
	t90_mem0 += MUL_mem[0]

	t90_mem1 = S.Task('t90_mem1', length=1, delay_cost=1)
	S += t90_mem1 >= 37
	t90_mem1 += ADD_mem[3]

	t100_mem0 = S.Task('t100_mem0', length=1, delay_cost=1)
	S += t100_mem0 >= 38
	t100_mem0 += MUL_mem[0]

	t100_mem1 = S.Task('t100_mem1', length=1, delay_cost=1)
	S += t100_mem1 >= 38
	t100_mem1 += ADD_mem[0]

	t90 = S.Task('t90', length=1, delay_cost=1)
	S += t90 >= 38
	t90 += ADD[1]

	t100 = S.Task('t100', length=1, delay_cost=1)
	S += t100 >= 39
	t100 += ADD[0]


	# new tasks
	t130 = S.Task('t130', length=1, delay_cost=1)
	t130 += alt(ADD)

	t130_mem0 = S.Task('t130_mem0', length=1, delay_cost=1)
	t130_mem0 += ADD_mem[2]
	S += 32 < t130_mem0
	S += t130_mem0 <= t130

	t130_mem1 = S.Task('t130_mem1', length=1, delay_cost=1)
	t130_mem1 += ADD_mem[1]
	S += 31 < t130_mem1
	S += t130_mem1 <= t130

	t131 = S.Task('t131', length=1, delay_cost=1)
	t131 += alt(ADD)

	t131_mem0 = S.Task('t131_mem0', length=1, delay_cost=1)
	t131_mem0 += ADD_mem[2]
	S += 12 < t131_mem0
	S += t131_mem0 <= t131

	t131_mem1 = S.Task('t131_mem1', length=1, delay_cost=1)
	t131_mem1 += ADD_mem[0]
	S += 31 < t131_mem1
	S += t131_mem1 <= t131

	t311 = S.Task('t311', length=1, delay_cost=1)
	t311 += alt(ADD)

	t311_mem0 = S.Task('t311_mem0', length=1, delay_cost=1)
	t311_mem0 += ADD_mem[3]
	S += 33 < t311_mem0
	S += t311_mem0 <= t311

	t311_mem1 = S.Task('t311_mem1', length=1, delay_cost=1)
	t311_mem1 += INPUT_mem_r
	S += t311_mem1 <= t311

	c010 = S.Task('c010', length=1, delay_cost=1)
	c010 += alt(ADD)

	S += 27<c010

	c010_mem0 = S.Task('c010_mem0', length=1, delay_cost=1)
	c010_mem0 += ADD_mem[2]
	S += 27 < c010_mem0
	S += c010_mem0 <= c010

	c010_w = S.Task('c010_w', length=1, delay_cost=1)
	c010_w += alt(INPUT_mem_w)
	S += c010 <= c010_w

	t170 = S.Task('t170', length=1, delay_cost=1)
	t170 += alt(ADD)

	t170_mem0 = S.Task('t170_mem0', length=1, delay_cost=1)
	t170_mem0 += ADD_mem[1]
	S += 38 < t170_mem0
	S += t170_mem0 <= t170

	t170_mem1 = S.Task('t170_mem1', length=1, delay_cost=1)
	t170_mem1 += ADD_mem[3]
	S += 36 < t170_mem1
	S += t170_mem1 <= t170

	c111 = S.Task('c111', length=1, delay_cost=1)
	c111 += alt(ADD)

	S += 21<c111

	c111_mem0 = S.Task('c111_mem0', length=1, delay_cost=1)
	c111_mem0 += ADD_mem[2]
	S += 36 < c111_mem0
	S += c111_mem0 <= c111

	c111_mem1 = S.Task('c111_mem1', length=1, delay_cost=1)
	c111_mem1 += ADD_mem[1]
	S += 37 < c111_mem1
	S += c111_mem1 <= c111

	c111_w = S.Task('c111_w', length=1, delay_cost=1)
	c111_w += alt(INPUT_mem_w)
	S += c111 <= c111_w

	t200 = S.Task('t200', length=1, delay_cost=1)
	t200 += alt(ADD)

	t200_mem0 = S.Task('t200_mem0', length=1, delay_cost=1)
	t200_mem0 += ADD_mem[1]
	S += 32 < t200_mem0
	S += t200_mem0 <= t200

	t201 = S.Task('t201', length=1, delay_cost=1)
	t201 += alt(ADD)

	t201_mem0 = S.Task('t201_mem0', length=1, delay_cost=1)
	t201_mem0 += ADD_mem[0]
	S += 32 < t201_mem0
	S += t201_mem0 <= t201

	t240 = S.Task('t240', length=1, delay_cost=1)
	t240 += alt(ADD)

	t240_mem0 = S.Task('t240_mem0', length=1, delay_cost=1)
	t240_mem0 += ADD_mem[0]
	S += 19 < t240_mem0
	S += t240_mem0 <= t240

	t240_mem1 = S.Task('t240_mem1', length=1, delay_cost=1)
	t240_mem1 += ADD_mem[2]
	S += 37 < t240_mem1
	S += t240_mem1 <= t240

	t241 = S.Task('t241', length=1, delay_cost=1)
	t241 += alt(ADD)

	t241_mem0 = S.Task('t241_mem0', length=1, delay_cost=1)
	t241_mem0 += ADD_mem[2]
	S += 37 < t241_mem0
	S += t241_mem0 <= t241

	t241_mem1 = S.Task('t241_mem1', length=1, delay_cost=1)
	t241_mem1 += ADD_mem[0]
	S += 19 < t241_mem1
	S += t241_mem1 <= t241

	t281 = S.Task('t281', length=1, delay_cost=1)
	t281 += alt(ADD)

	t281_mem0 = S.Task('t281_mem0', length=1, delay_cost=1)
	t281_mem0 += ADD_mem[0]
	S += 35 < t281_mem0
	S += t281_mem0 <= t281

	t281_mem1 = S.Task('t281_mem1', length=1, delay_cost=1)
	t281_mem1 += INPUT_mem_r
	S += t281_mem1 <= t281

	c210 = S.Task('c210', length=1, delay_cost=1)
	c210 += alt(ADD)

	S += 27<c210

	c210_mem0 = S.Task('c210_mem0', length=1, delay_cost=1)
	c210_mem0 += ADD_mem[1]
	S += 27 < c210_mem0
	S += c210_mem0 <= c210

	c210_w = S.Task('c210_w', length=1, delay_cost=1)
	c210_w += alt(INPUT_mem_w)
	S += c210 <= c210_w

	t140 = S.Task('t140', length=1, delay_cost=1)
	t140 += alt(ADD)

	t140_mem0 = S.Task('t140_mem0', length=1, delay_cost=1)
	t140_mem0 += alt(ADD_mem)
	S += (t130*ADD[0]) < t140_mem0*ADD_mem[0]
	S += (t130*ADD[1]) < t140_mem0*ADD_mem[1]
	S += (t130*ADD[2]) < t140_mem0*ADD_mem[2]
	S += (t130*ADD[3]) < t140_mem0*ADD_mem[3]
	S += t140_mem0 <= t140

	t140_mem1 = S.Task('t140_mem1', length=1, delay_cost=1)
	t140_mem1 += INPUT_mem_r
	S += t140_mem1 <= t140

	c001 = S.Task('c001', length=1, delay_cost=1)
	c001 += alt(ADD)

	S += 23<c001

	c001_mem0 = S.Task('c001_mem0', length=1, delay_cost=1)
	c001_mem0 += alt(ADD_mem)
	S += (t131*ADD[0]) < c001_mem0*ADD_mem[0]
	S += (t131*ADD[1]) < c001_mem0*ADD_mem[1]
	S += (t131*ADD[2]) < c001_mem0*ADD_mem[2]
	S += (t131*ADD[3]) < c001_mem0*ADD_mem[3]
	S += c001_mem0 <= c001

	c001_w = S.Task('c001_w', length=1, delay_cost=1)
	c001_w += alt(INPUT_mem_w)
	S += c001 <= c001_w

	c011 = S.Task('c011', length=1, delay_cost=1)
	c011 += alt(ADD)

	S += 20<c011

	c011_mem0 = S.Task('c011_mem0', length=1, delay_cost=1)
	c011_mem0 += alt(ADD_mem)
	S += (t311*ADD[0]) < c011_mem0*ADD_mem[0]
	S += (t311*ADD[1]) < c011_mem0*ADD_mem[1]
	S += (t311*ADD[2]) < c011_mem0*ADD_mem[2]
	S += (t311*ADD[3]) < c011_mem0*ADD_mem[3]
	S += c011_mem0 <= c011

	c011_w = S.Task('c011_w', length=1, delay_cost=1)
	c011_w += alt(INPUT_mem_w)
	S += c011 <= c011_w

	c110 = S.Task('c110', length=1, delay_cost=1)
	c110 += alt(ADD)

	S += 21<c110

	c110_mem0 = S.Task('c110_mem0', length=1, delay_cost=1)
	c110_mem0 += ADD_mem[0]
	S += 39 < c110_mem0
	S += c110_mem0 <= c110

	c110_mem1 = S.Task('c110_mem1', length=1, delay_cost=1)
	c110_mem1 += alt(ADD_mem)
	S += (t170*ADD[0]) < c110_mem1*ADD_mem[0]
	S += (t170*ADD[1]) < c110_mem1*ADD_mem[1]
	S += (t170*ADD[2]) < c110_mem1*ADD_mem[2]
	S += (t170*ADD[3]) < c110_mem1*ADD_mem[3]
	S += c110_mem1 <= c110

	c110_w = S.Task('c110_w', length=1, delay_cost=1)
	c110_w += alt(INPUT_mem_w)
	S += c110 <= c110_w

	t210 = S.Task('t210', length=1, delay_cost=1)
	t210 += alt(ADD)

	t210_mem0 = S.Task('t210_mem0', length=1, delay_cost=1)
	t210_mem0 += alt(ADD_mem)
	S += (t200*ADD[0]) < t210_mem0*ADD_mem[0]
	S += (t200*ADD[1]) < t210_mem0*ADD_mem[1]
	S += (t200*ADD[2]) < t210_mem0*ADD_mem[2]
	S += (t200*ADD[3]) < t210_mem0*ADD_mem[3]
	S += t210_mem0 <= t210

	t210_mem1 = S.Task('t210_mem1', length=1, delay_cost=1)
	t210_mem1 += ADD_mem[1]
	S += 38 < t210_mem1
	S += t210_mem1 <= t210

	t211 = S.Task('t211', length=1, delay_cost=1)
	t211 += alt(ADD)

	t211_mem0 = S.Task('t211_mem0', length=1, delay_cost=1)
	t211_mem0 += alt(ADD_mem)
	S += (t201*ADD[0]) < t211_mem0*ADD_mem[0]
	S += (t201*ADD[1]) < t211_mem0*ADD_mem[1]
	S += (t201*ADD[2]) < t211_mem0*ADD_mem[2]
	S += (t201*ADD[3]) < t211_mem0*ADD_mem[3]
	S += t211_mem0 <= t211

	t211_mem1 = S.Task('t211_mem1', length=1, delay_cost=1)
	t211_mem1 += ADD_mem[1]
	S += 35 < t211_mem1
	S += t211_mem1 <= t211

	t250 = S.Task('t250', length=1, delay_cost=1)
	t250 += alt(ADD)

	t250_mem0 = S.Task('t250_mem0', length=1, delay_cost=1)
	t250_mem0 += INPUT_mem_r
	S += t250_mem0 <= t250

	t250_mem1 = S.Task('t250_mem1', length=1, delay_cost=1)
	t250_mem1 += alt(ADD_mem)
	S += (t240*ADD[0]) < t250_mem1*ADD_mem[0]
	S += (t240*ADD[1]) < t250_mem1*ADD_mem[1]
	S += (t240*ADD[2]) < t250_mem1*ADD_mem[2]
	S += (t240*ADD[3]) < t250_mem1*ADD_mem[3]
	S += t250_mem1 <= t250

	t251 = S.Task('t251', length=1, delay_cost=1)
	t251 += alt(ADD)

	t251_mem0 = S.Task('t251_mem0', length=1, delay_cost=1)
	t251_mem0 += INPUT_mem_r
	S += t251_mem0 <= t251

	t251_mem1 = S.Task('t251_mem1', length=1, delay_cost=1)
	t251_mem1 += alt(ADD_mem)
	S += (t241*ADD[0]) < t251_mem1*ADD_mem[0]
	S += (t241*ADD[1]) < t251_mem1*ADD_mem[1]
	S += (t241*ADD[2]) < t251_mem1*ADD_mem[2]
	S += (t241*ADD[3]) < t251_mem1*ADD_mem[3]
	S += t251_mem1 <= t251

	c211 = S.Task('c211', length=1, delay_cost=1)
	c211 += alt(ADD)

	S += 24<c211

	c211_mem0 = S.Task('c211_mem0', length=1, delay_cost=1)
	c211_mem0 += alt(ADD_mem)
	S += (t281*ADD[0]) < c211_mem0*ADD_mem[0]
	S += (t281*ADD[1]) < c211_mem0*ADD_mem[1]
	S += (t281*ADD[2]) < c211_mem0*ADD_mem[2]
	S += (t281*ADD[3]) < c211_mem0*ADD_mem[3]
	S += c211_mem0 <= c211

	c211_w = S.Task('c211_w', length=1, delay_cost=1)
	c211_w += alt(INPUT_mem_w)
	S += c211 <= c211_w

	c000 = S.Task('c000', length=1, delay_cost=1)
	c000 += alt(ADD)

	S += 23<c000

	c000_mem0 = S.Task('c000_mem0', length=1, delay_cost=1)
	c000_mem0 += alt(ADD_mem)
	S += (t130*ADD[0]) < c000_mem0*ADD_mem[0]
	S += (t130*ADD[1]) < c000_mem0*ADD_mem[1]
	S += (t130*ADD[2]) < c000_mem0*ADD_mem[2]
	S += (t130*ADD[3]) < c000_mem0*ADD_mem[3]
	S += c000_mem0 <= c000

	c000_mem1 = S.Task('c000_mem1', length=1, delay_cost=1)
	c000_mem1 += alt(ADD_mem)
	S += (t140*ADD[0]) < c000_mem1*ADD_mem[0]
	S += (t140*ADD[1]) < c000_mem1*ADD_mem[1]
	S += (t140*ADD[2]) < c000_mem1*ADD_mem[2]
	S += (t140*ADD[3]) < c000_mem1*ADD_mem[3]
	S += c000_mem1 <= c000

	c000_w = S.Task('c000_w', length=1, delay_cost=1)
	c000_w += alt(INPUT_mem_w)
	S += c000 <= c000_w

	c200 = S.Task('c200', length=1, delay_cost=1)
	c200 += alt(ADD)

	S += 26<c200

	c200_mem0 = S.Task('c200_mem0', length=1, delay_cost=1)
	c200_mem0 += alt(ADD_mem)
	S += (t210*ADD[0]) < c200_mem0*ADD_mem[0]
	S += (t210*ADD[1]) < c200_mem0*ADD_mem[1]
	S += (t210*ADD[2]) < c200_mem0*ADD_mem[2]
	S += (t210*ADD[3]) < c200_mem0*ADD_mem[3]
	S += c200_mem0 <= c200

	c200_mem1 = S.Task('c200_mem1', length=1, delay_cost=1)
	c200_mem1 += ADD_mem[0]
	S += 39 < c200_mem1
	S += c200_mem1 <= c200

	c200_w = S.Task('c200_w', length=1, delay_cost=1)
	c200_w += alt(INPUT_mem_w)
	S += c200 <= c200_w

	c201 = S.Task('c201', length=1, delay_cost=1)
	c201 += alt(ADD)

	S += 26<c201

	c201_mem0 = S.Task('c201_mem0', length=1, delay_cost=1)
	c201_mem0 += alt(ADD_mem)
	S += (t211*ADD[0]) < c201_mem0*ADD_mem[0]
	S += (t211*ADD[1]) < c201_mem0*ADD_mem[1]
	S += (t211*ADD[2]) < c201_mem0*ADD_mem[2]
	S += (t211*ADD[3]) < c201_mem0*ADD_mem[3]
	S += c201_mem0 <= c201

	c201_mem1 = S.Task('c201_mem1', length=1, delay_cost=1)
	c201_mem1 += ADD_mem[2]
	S += 36 < c201_mem1
	S += c201_mem1 <= c201

	c201_w = S.Task('c201_w', length=1, delay_cost=1)
	c201_w += alt(INPUT_mem_w)
	S += c201 <= c201_w

	c100 = S.Task('c100', length=1, delay_cost=1)
	c100 += alt(ADD)

	S += 22<c100

	c100_mem0 = S.Task('c100_mem0', length=1, delay_cost=1)
	c100_mem0 += alt(ADD_mem)
	S += (t250*ADD[0]) < c100_mem0*ADD_mem[0]
	S += (t250*ADD[1]) < c100_mem0*ADD_mem[1]
	S += (t250*ADD[2]) < c100_mem0*ADD_mem[2]
	S += (t250*ADD[3]) < c100_mem0*ADD_mem[3]
	S += c100_mem0 <= c100

	c100_w = S.Task('c100_w', length=1, delay_cost=1)
	c100_w += alt(INPUT_mem_w)
	S += c100 <= c100_w

	c101 = S.Task('c101', length=1, delay_cost=1)
	c101 += alt(ADD)

	S += 22<c101

	c101_mem0 = S.Task('c101_mem0', length=1, delay_cost=1)
	c101_mem0 += alt(ADD_mem)
	S += (t251*ADD[0]) < c101_mem0*ADD_mem[0]
	S += (t251*ADD[1]) < c101_mem0*ADD_mem[1]
	S += (t251*ADD[2]) < c101_mem0*ADD_mem[2]
	S += (t251*ADD[3]) < c101_mem0*ADD_mem[3]
	S += c101_mem0 <= c101

	c101_w = S.Task('c101_w', length=1, delay_cost=1)
	c101_w += alt(INPUT_mem_w)
	S += c101 <= c101_w

	solvers.mip.solve(S,msg=1,kind='CPLEX',ratio_gap=1.01)

	solution = [['hoge']*len(S.solution()[1]) for i in range(len(S.solution()))]
	for i in range(len(S.solution())):
		for j in range(len(S.solution()[i])):
			solution[i][j]=str(S.solution()[i][j])
	print(solution)

	cycles = int(solution[-1][3])

	pic_file_name = "/home/mfukuda/pairing_automation_design2/bls12-381/scheduling/SQR012345_mul1_add4/SQR012345_2.png"
	if(S.solution() != []):
		plotters.matplotlib.plot(S,img_filename=pic_file_name, vertical_text=True, fig_size=(cycles*0.25+3, 5), show_task_labels=False)

	return solution
